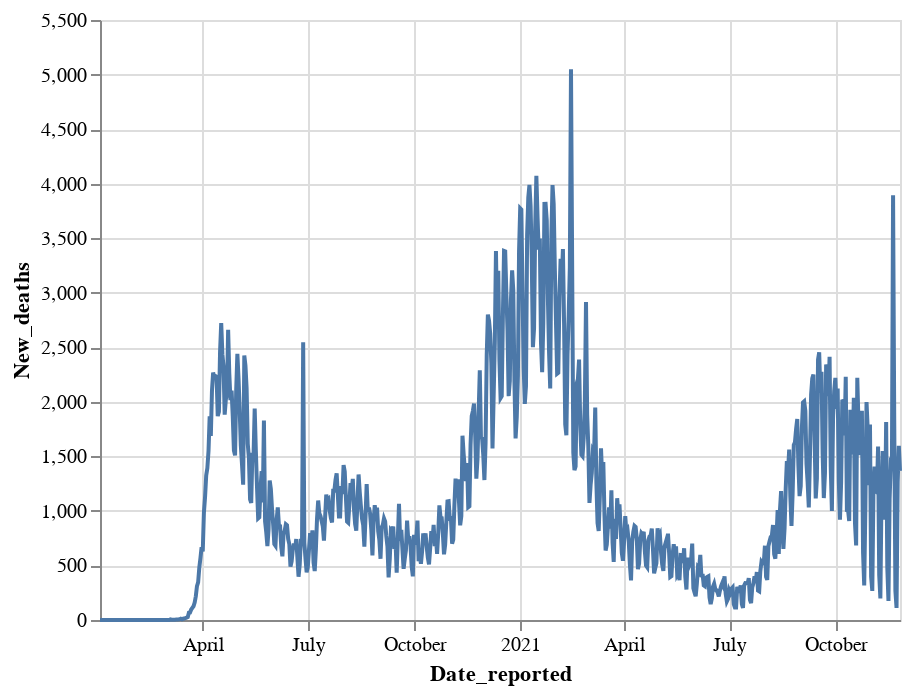

Notebook source saved alongside this figure:
### Code cell
alt.Chart(us).mark_line().encode(
    x = 'Date_reported:T', 
    y = 'New_deaths'
)

### Figure 1 — Vega-Lite specification as saved in the notebook (floating-point values rounded to 4 significant figures; data arrays with more than 128 entries replaced by an {"elided": "..."} marker saying what was removed)
{"config": {"view": {"continuousWidth": 400, "continuousHeight": 300}}, "data": {"name": "data-72f6571975d4b7dc99652eca9c899744"}, "mark": "line", "encoding": {"x": {"type": "temporal", "field": "Date_reported"}, "y": {"type": "quantitative", "field": "New_deaths"}}, "$schema": "https://vega.github.io/schema/vega-lite/v4.8.1.json", "datasets": {"data-72f6571975d4b7dc99652eca9c899744": {"elided": "694 records"}}}
